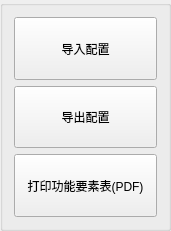
       <widget class="QGroupBox" name="groupBox_10">
        <property name="geometry">
         <rect>
          <x>1160</x>
          <y>20</y>
          <width>171</width>
          <height>231</height>
         </rect>
        </property>
        <property name="title">
         <string/>
        </property>
        <layout class="QVBoxLayout" name="verticalLayout_8">
         <item>
          <widget class="QPushButton" name="pushButton">
           <property name="sizePolicy">
            <sizepolicy hsizetype="Minimum" vsizetype="Preferred">
             <horstretch>0</horstretch>
             <verstretch>0</verstretch>
            </sizepolicy>
           </property>
           <property name="text">
            <string>导入配置</string>
           </property>
          </widget>
         </item>
         <item>
          <widget class="QPushButton" name="pushButton_2">
           <property name="sizePolicy">
            <sizepolicy hsizetype="Minimum" vsizetype="Preferred">
             <horstretch>0</horstretch>
             <verstretch>0</verstretch>
            </sizepolicy>
           </property>
           <property name="text">
            <string>导出配置</string>
           </property>
          </widget>
         </item>
         <item>
          <widget class="QPushButton" name="pushButton_3">
           <property name="sizePolicy">
            <sizepolicy hsizetype="Minimum" vsizetype="Preferred">
             <horstretch>0</horstretch>
             <verstretch>0</verstretch>
            </sizepolicy>
           </property>
           <property name="text">
            <string>打印功能要素表(PDF)</string>
           </property>
          </widget>
         </item>
        </layout>
       </widget>
